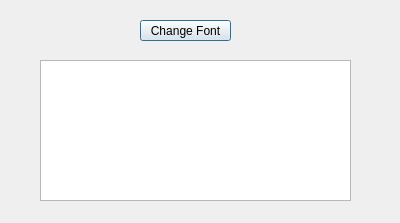
<?xml version="1.0" encoding="UTF-8"?>
<ui version="4.0">
 <class>Dialog</class>
 <widget class="QDialog" name="Dialog">
  <property name="geometry">
   <rect>
    <x>0</x>
    <y>0</y>
    <width>400</width>
    <height>223</height>
   </rect>
  </property>
  <property name="windowTitle">
   <string>Dialog</string>
  </property>
  <widget class="QPushButton" name="pushButtonFont">
   <property name="geometry">
    <rect>
     <x>140</x>
     <y>20</y>
     <width>91</width>
     <height>21</height>
    </rect>
   </property>
   <property name="text">
    <string>Change Font</string>
   </property>
  </widget>
  <widget class="QTextEdit" name="textEdit">
   <property name="geometry">
    <rect>
     <x>40</x>
     <y>60</y>
     <width>311</width>
     <height>141</height>
    </rect>
   </property>
  </widget>
 </widget>
 <resources/>
 <connections/>
</ui>
